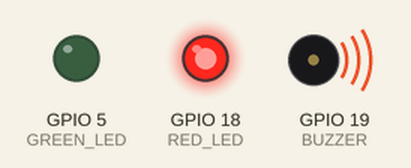
The sketch below on a simulated ESP32. On the bench: output pins drawn as LEDs (lit = HIGH), buzzer (waves = sounding, pin HIGH). WiFi joins after 1.5 s; servers stay silent unless stated; what the sketch prints to the serial monitor is not drawn.

Above: at 2.11 s.
At 5.0 s:
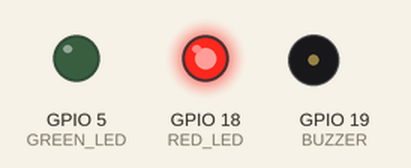
Timing chart, 0 to 7.0 s (numbered marks = the images above):
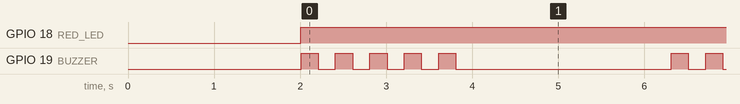

The sketch:

TemperatureandHumidity_Grp31_Code.ino
```cpp
#include <WiFi.h>
#include "DHT.h"
#include "ThingSpeak.h"

// Define DHT sensor type and GPIO pin
#define DHTPIN 4          // DHT sensor connected to GPIO4
#define DHTTYPE DHT22     // Change to DHT11 if using DHT11
DHT dht(DHTPIN, DHTTYPE);

// Define LED pins
#define GREEN_LED 5
#define RED_LED 18

// Define Buzzer pin
#define BUZZER 19

// Temperature & Humidity Thresholds
#define TEMP_THRESHOLD 30.0   // Temperature threshold in °C
#define HUM_THRESHOLD 60.0    // Humidity threshold in %

const char* WIFI_NAME = "Wokwi-GUEST";
const char* WIFI_PASSWORD = "";
const int channelNumber = 2898709;
const char* myApiKey = "3J5Z4E94VE6YQO2U";
const char* server = "api.thingspeak.com";

WiFiClient client;

void connectWiFi() {
    Serial.print("Connecting to WiFi: ");
    Serial.println(WIFI_NAME);

    WiFi.mode(WIFI_STA);
    WiFi.begin(WIFI_NAME, WIFI_PASSWORD);

    int attempt = 0;
    while (WiFi.status() != WL_CONNECTED && attempt < 20) {  // Max 20 attempts (20 seconds)
        delay(1000);
        Serial.print(".");
        attempt++;
    }

    if (WiFi.status() == WL_CONNECTED) {
        Serial.println("\nWiFi Connected!");
        Serial.print("Local IP: ");
        Serial.println(WiFi.localIP());
    } else {
        Serial.println("\nWiFi Connection Failed! Restarting...");
        ESP.restart();
    }
}

void setup() {
    Serial.begin(115200);
    dht.begin();

    // Set up LED and buzzer pins as OUTPUT
    pinMode(GREEN_LED, OUTPUT);
    pinMode(RED_LED, OUTPUT);
    pinMode(BUZZER, OUTPUT);

    connectWiFi();  // Ensuring WiFi connection
    ThingSpeak.begin(client);

    // Initial state
    digitalWrite(GREEN_LED, HIGH);
    digitalWrite(RED_LED, LOW);
    digitalWrite(BUZZER, LOW);

    Serial.println("DHT22 Sensor Simulation on Wokwi!");
}

void loop() {
    // Read temperature and humidity
    float temp = 35;
    float hum = 65;

    // Error checking
    if (isnan(temp) || isnan(hum)) {
        Serial.println("Failed to read from DHT sensor!");
        return;
    }

    Serial.print("Temperature: ");
    Serial.print(temp);
    Serial.print(" °C  |  Humidity: ");
    Serial.print(hum);
    Serial.println(" %");

    // Check if temperature or humidity exceeds threshold
    if (temp > TEMP_THRESHOLD || hum > HUM_THRESHOLD) {
        digitalWrite(GREEN_LED, LOW);
        digitalWrite(RED_LED, HIGH);

        Serial.println("\u26a0\ufe0f ALERT! High Temperature or Humidity!");

        // Making the buzzer beep 5 times
        for (int i = 0; i < 5; i++) {
            digitalWrite(BUZZER, HIGH);
            delay(200);  // Beep ON for 200ms
            digitalWrite(BUZZER, LOW);
            delay(200);  // Beep OFF for 200ms
        }
    } else {
        digitalWrite(GREEN_LED, HIGH);
        digitalWrite(RED_LED, LOW);
        digitalWrite(BUZZER, LOW);
    }

    // Sending data to ThingSpeak
    ThingSpeak.setField(1, temp);
    ThingSpeak.setField(2, hum);
    int check = ThingSpeak.writeFields(channelNumber, myApiKey);

    if (check == 200) {
        Serial.println("Data pushed successfully");
    }
    Serial.println("****");

    delay(2000);  // Waiting for 2 seconds before next reading
}
```

Measured:
- by itself, GPIO 18 (RED_LED): LOW → HIGH at 2.0 s
- by itself, GPIO 19 (BUZZER): repeats every 4.3 s: 4 × (LOW 0.20 s, HIGH 0.20 s), LOW 2.5 s, HIGH 0.20 s
- by itself, everything shown: repeats every 4.3 s, in 10 steps
